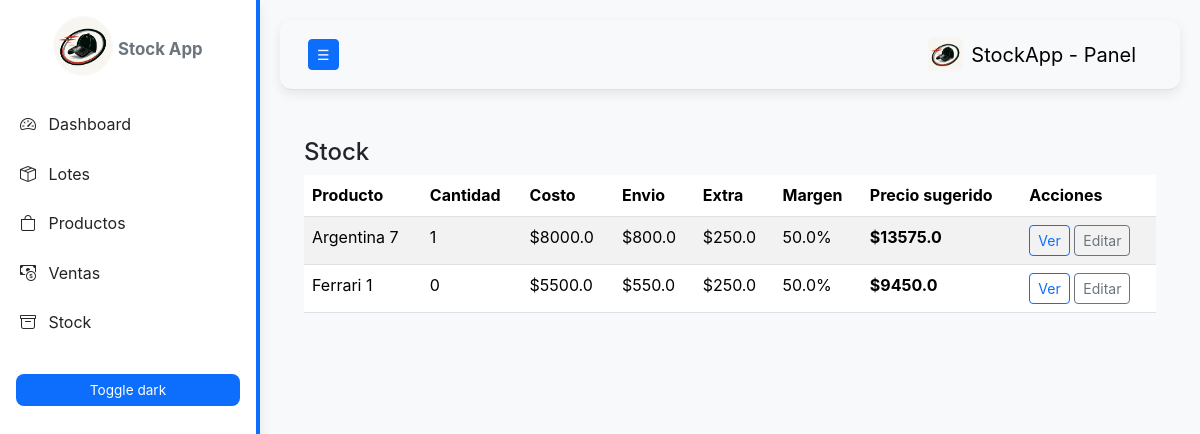
Page /stock on the earlier database version.
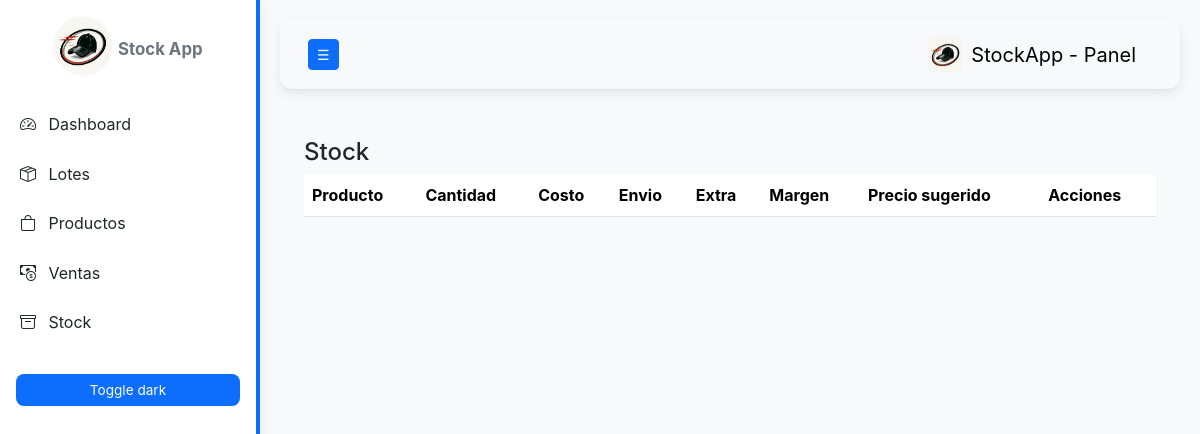
Same page on the later database version.
### models.py (models this page shows, shortened)
class Producto(db.Model):
    id = db.Column(db.Integer, primary_key=True)
    nombre = db.Column(db.String(150), nullable=False)
    cantidad = db.Column(db.Integer, default=0)
    precio_compra = db.Column(db.Float, nullable=False, default=0.0)
    costo_envio_unitario = db.Column(db.Float, default=0.0)
    costo_extra = db.Column(db.Float, default=0.0)
    margen = db.Column(db.Float, default=0.5)
    precio_sugerido = db.Column(db.Float, default=0.0)
    lote_id = db.Column(db.Integer, db.ForeignKey("lote.id"), nullable=True)
    lote = db.relationship("Lote", back_populates="productos")
    fotos = db.relationship("FotoProducto", back_populates="producto", cascade="all, delete-orphan")
    ventas = db.relationship("Venta", back_populates="producto")

### app.py (the view)
@app.route("/stock")
def stock():
    productos = Producto.query.order_by(Producto.nombre).all()
    return render_template("stock.html", productos=productos)

### templates/stock.html
{% extends "base.html" %}
{% block content %}
<h4>Stock</h4>
<table class="table table-striped">
  <thead><tr><th>Producto</th><th>Cantidad</th><th>Costo</th><th>Envio</th><th>Extra</th><th>Margen</th><th>Precio sugerido</th><th>Acciones</th></tr></thead>
  <tbody>
    {% for p in productos %}
      <tr>
        <td>{{ p.nombre }}</td>
        <td>{{ p.cantidad }}</td>
        <td>${{ p.precio_compra }}</td>
        <td>${{ p.costo_envio_unitario }}</td>
        <td>${{ p.costo_extra }}</td>
        <td>{{ (p.margen*100)|round(0) }}%</td>
        <td><strong>${{ p.precio_sugerido }}</strong></td>
        <td>
          <a class="btn btn-sm btn-outline-primary" href="{{ url_for('ver_producto', producto_id=p.id) }}">Ver</a>
          <a class="btn btn-sm btn-outline-secondary" href="{{ url_for('editar_producto', producto_id=p.id) }}">Editar</a>
        </td>
      </tr>
    {% endfor %}
  </tbody>
</table>
{% endblock %}

Differences in the rows shown:
removed Producto: nombre "Argentina 7", cantidad "1", precio_compra "8000.0", costo_envio_unitario "800.0", costo_extra "250.0", (p.margen*100)|round(0) "50.0", precio_sugerido "13575.0"
removed Producto: nombre "Ferrari 1", cantidad "0", precio_compra "5500.0", costo_envio_unitario "550.0", costo_extra "250.0", (p.margen*100)|round(0) "50.0", precio_sugerido "9450.0"
